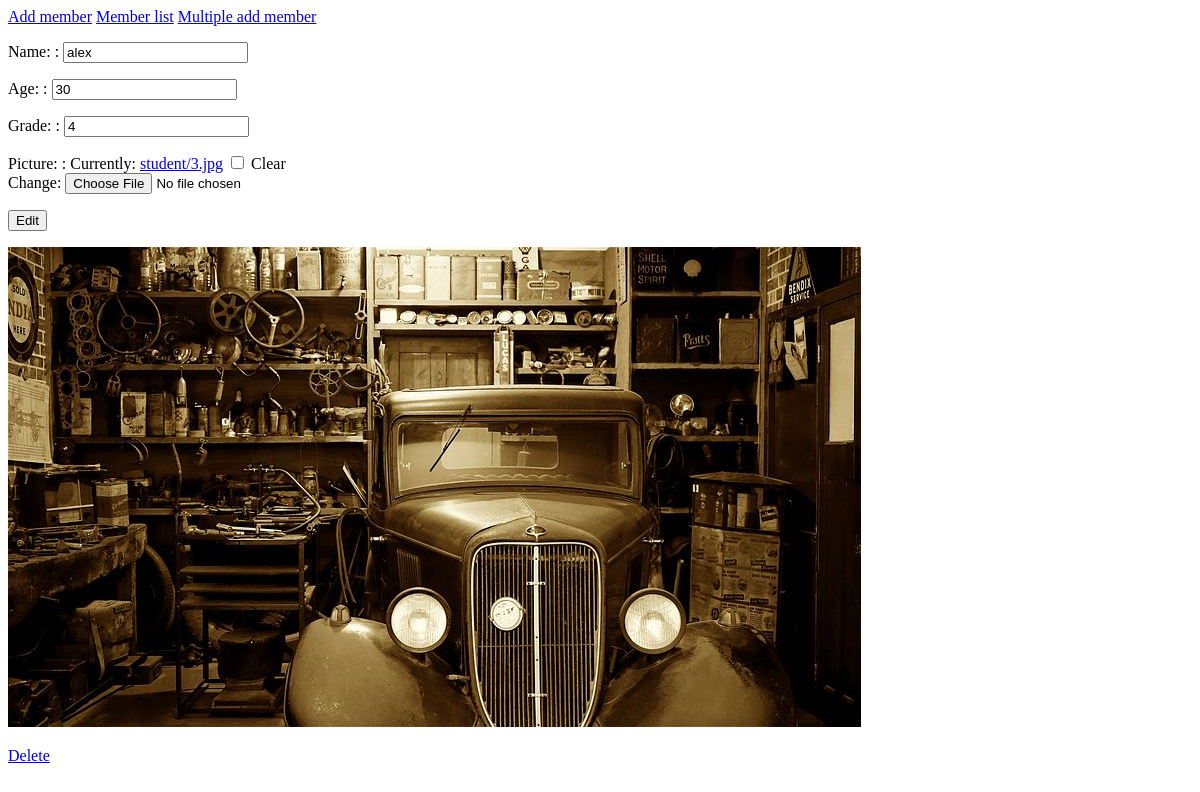
Before: /form_app/edit_student/2 with the older database file.
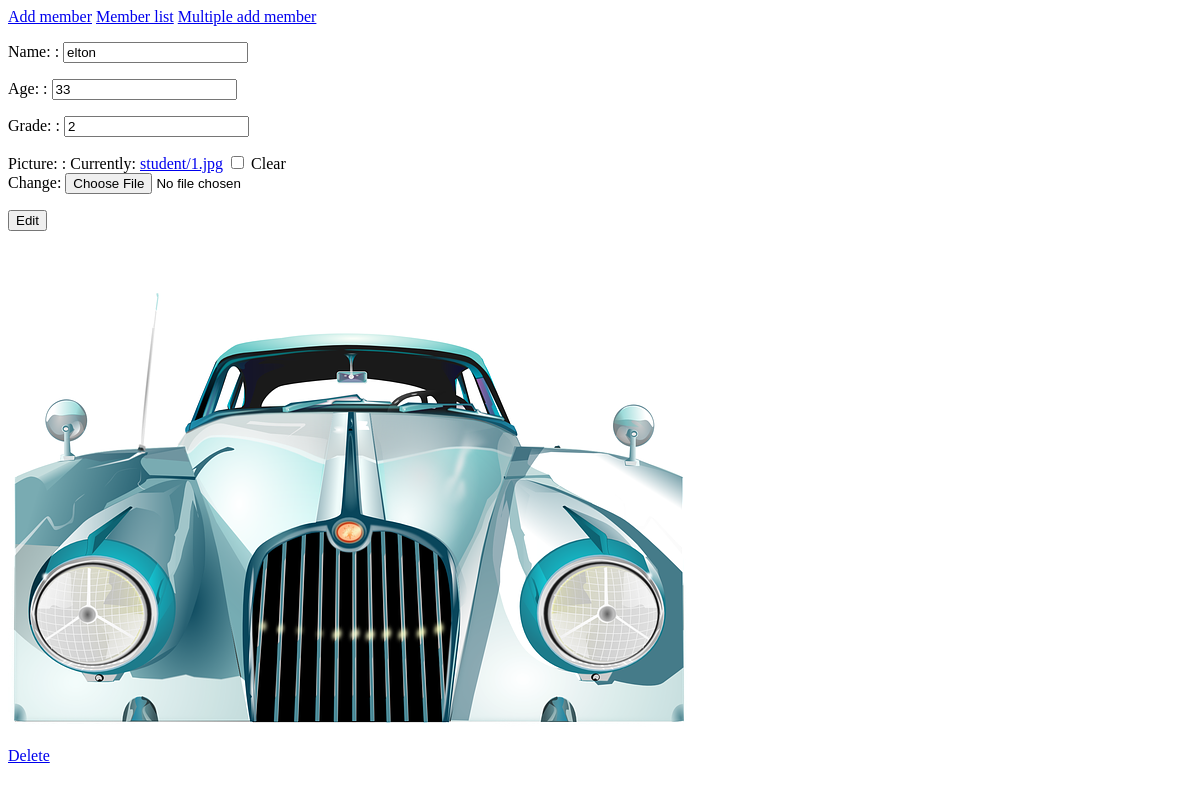
After: the same page with the newer database file.
### FormApp/models.py (models this page shows)
class Students(models.Model):
    name = models.CharField(max_length=50)
    age = models.IntegerField()
    grade = models.IntegerField()
    picture = models.FileField(upload_to='student/')
    class Meta:
        db_table = 'students'

### FormApp/views.py (the view, shortened to what this page needs)
# urls.py: path("edit_student/<int:id>", views.edit_student, name="edit_student"),
def edit_student(request, id):
    student = Students.objects.get(id=id)
    update_form = forms.StudentEditForm(
        initial={
            "name": student.name,
            "age": student.age,
            "grade": student.grade,
            "picture": student.picture
        }
    )
    return render(request, "formapp/edit_student.html",
                  context={'update_form': update_form,
                           'student': student})

### FormApp/forms.py
class StudentEditForm(forms.Form):
    name = forms.CharField(label="Name: ")
    age = forms.IntegerField(label="Age: ")
    grade = forms.IntegerField(label="Grade: ")
    picture = forms.FileField(label="Picture: ", required=False)

### templates/formapp/edit_student.html (shortened to what this page needs)
{% extends 'formapp/base.html' %}
{% block content %}
    <form method="POST" enctype="multipart/form-data">
        {{ update_form.as_p }}
        <input type="submit" value="Edit">
        <p><img src={{ student.picture.url }}></img></p>
    </form>
    <p><a href="{% url 'form_app:delete_student' id=student.id %}">Delete</a></p>
{% endblock content %}

### templates/formapp/base.html (shortened to what this page needs)
<!DOCTYPE html>
<html lang="en">
<head>
</head>
<body>
    <header>
        <a href="{% url 'form_app:insert_student' %}">Add member</a>
        <a href="{% url 'form_app:students_list' %}">Member list</a>
        <a href="{% url 'form_app:insert_multiple_students' %}">Multiple add member</a>
    </header>
    {% block content %}
    {% endblock content %}
</body>
</html>

Changed rows visible on the page:
changed Students: name "alex" → "elton"; age "30" → "33"; grade "4" → "2"; picture: a different picture
Other visible differences:
text no longer shown: "Name: : Age: : Grade: : Picture: : Currently: student/3.jpg Clear Change:"
text now shown: "Name: : Age: : Grade: : Picture: : Currently: student/1.jpg Clear Change:"
